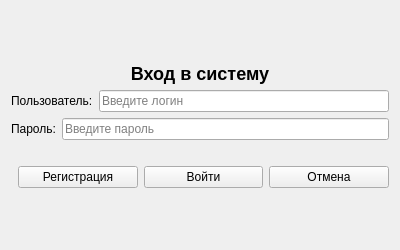
<?xml version="1.0" encoding="UTF-8"?>
<ui version="4.0">
    <class>LoginForm</class>
    <widget class="QWidget" name="LoginForm">
        <property name="geometry">
            <rect><x>0</x><y>0</y><width>400</width><height>250</height></rect>
        </property>
        <layout class="QVBoxLayout" name="verticalLayout">
            <item>
                <spacer name="verticalSpacerTop"><property name="orientation"><enum>Qt::Vertical</enum></property>
                    <property name="sizeHint" stdset="0"><size><width>20</width><height>20</height></size></property>
                </spacer>
            </item>
            <item>
                <widget class="QLabel" name="labelTitle">
                    <property name="text"><string>Вход в систему</string></property>
                    <property name="alignment"><set>Qt::AlignCenter</set></property>
                    <property name="styleSheet"><string>QLabel { font-size: 18px; font-weight: bold; }</string></property>
                </widget>
            </item>
            <item>
                <layout class="QHBoxLayout" name="userLayout">
                    <item>
                        <widget class="QLabel" name="labelUser"><property name="text"><string>Пользователь:</string></property></widget>
                    </item>
                    <item>
                        <widget class="QLineEdit" name="lineEditUser">
                            <property name="placeholderText"><string>Введите логин</string></property>
                        </widget>
                    </item>
                </layout>
            </item>
            <item>
                <layout class="QHBoxLayout" name="passLayout">
                    <item>
                        <widget class="QLabel" name="labelPass"><property name="text"><string>Пароль:</string></property></widget>
                    </item>
                    <item>
                        <widget class="QLineEdit" name="lineEditPass">
                            <property name="echoMode"><enum>QLineEdit::Password</enum></property>
                            <property name="placeholderText"><string>Введите пароль</string></property>
                        </widget>
                    </item>
                </layout>
            </item>
            <item>
                <widget class="QLabel" name="labelError">
                    <property name="text"><string></string></property>
                    <property name="styleSheet"><string>QLabel { color: red; }</string></property>
                    <property name="alignment"><set>Qt::AlignCenter</set></property>
                </widget>
            </item>
            <item>
                <layout class="QHBoxLayout" name="btnLayout">
                    <item><spacer name="horizontalSpacer"><property name="orientation"><enum>Qt::Horizontal</enum></property></spacer></item>
                    <item>
                        <widget class="QPushButton" name="btnRegister"><property name="text"><string>Регистрация</string></property></widget>
                    </item>
                    <item>
                        <widget class="QPushButton" name="btnLogin"><property name="text"><string>Войти</string></property></widget>
                    </item>
                    <item>
                        <widget class="QPushButton" name="btnCancel"><property name="text"><string>Отмена</string></property></widget>
                    </item>
                </layout>
            </item>
            <item>
                <spacer name="verticalSpacerBottom"><property name="orientation"><enum>Qt::Vertical</enum></property>
                    <property name="sizeHint" stdset="0"><size><width>20</width><height>20</height></size></property>
                </spacer>
            </item>
        </layout>
    </widget>
    <resources/>
    <connections/>
</ui>
